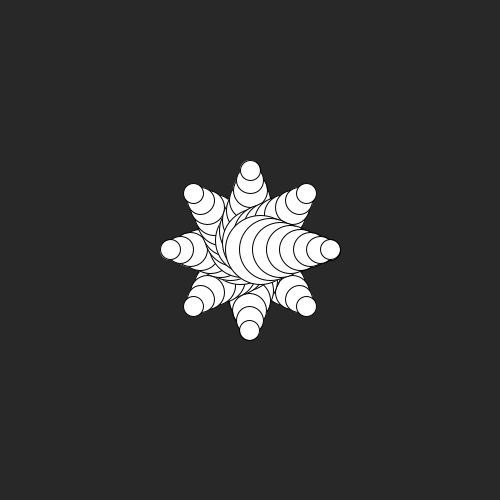
Frame 1 (no input)
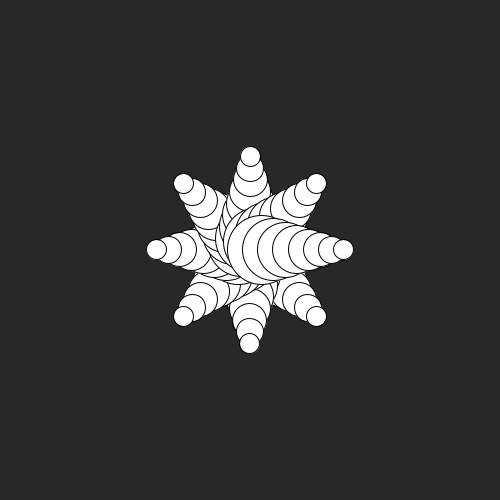
Frame 60 (the mouse pressed at the canvas centre just before this capture)
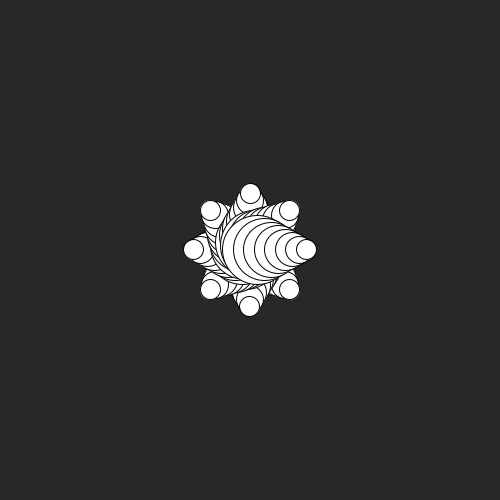
Frame 120 (the mouse held since frame 60 and released just before this capture)

The Processing sketch that drew these frames (run headless with seeded random() and noise(); from frame 60 on, the mouse is pressed at the canvas centre):

// Processing sketch: sincos_flower
// ── sincos_flower.pde
int circle = 8;
float cirGap = 2*PI/circle;
float r = 10;
float dt = 20;
float t = 0;

void setup() {
  size(500, 500);
  //ellipseMode(CENTER);
}

void  draw() {

  float pos = sin(t)*9;
  println(pos);
  background(40);
  translate(width/2, height/2);
  //noStroke();
  for (float angle = 0; angle<=PI*2; angle+=cirGap) {
    for (float i = 1; i<=8; i+=1) {
      ellipse(cos(angle)*(r+pos)*i, sin(angle)*(r+pos)*i, 
        20+(8-i)*7, 20+(8-i)*7);
    }
  }
  t+=0.05;
}
